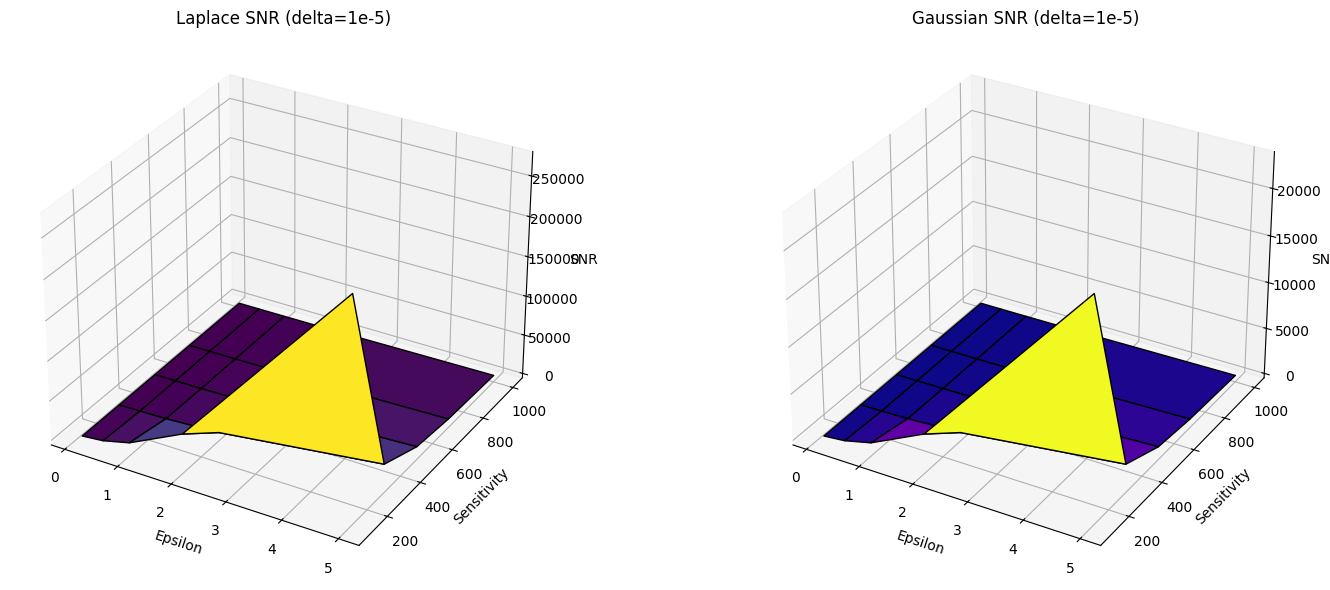

Write the Python code that produced this figure.
from mpl_toolkits.mplot3d import Axes3D
from matplotlib import cm

# Prepare data for 3D plot
filtered_df = df[df["delta"] == 1e-5]
X, Y = np.meshgrid(sorted(filtered_df["epsilon"].unique()), sorted(filtered_df["sensitivity"].unique()))
Z_lap = filtered_df.pivot(index="sensitivity", columns="epsilon", values="snr_laplace").values
Z_gauss = filtered_df.pivot(index="sensitivity", columns="epsilon", values="snr_gaussian").values

fig = plt.figure(figsize=(16, 6))

# 3D plot for Laplace SNR
ax1 = fig.add_subplot(121, projection='3d')
ax1.plot_surface(X, Y, Z_lap, cmap=cm.viridis, edgecolor='k')
ax1.set_title("Laplace SNR (delta=1e-5)")
ax1.set_xlabel("Epsilon")
ax1.set_ylabel("Sensitivity")
ax1.set_zlabel("SNR")

# 3D plot for Gaussian SNR
ax2 = fig.add_subplot(122, projection='3d')
ax2.plot_surface(X, Y, Z_gauss, cmap=cm.plasma, edgecolor='k')
ax2.set_title("Gaussian SNR (delta=1e-5)")
ax2.set_xlabel("Epsilon")
ax2.set_ylabel("Sensitivity")
ax2.set_zlabel("SNR")

plt.tight_layout()
plt.show()
